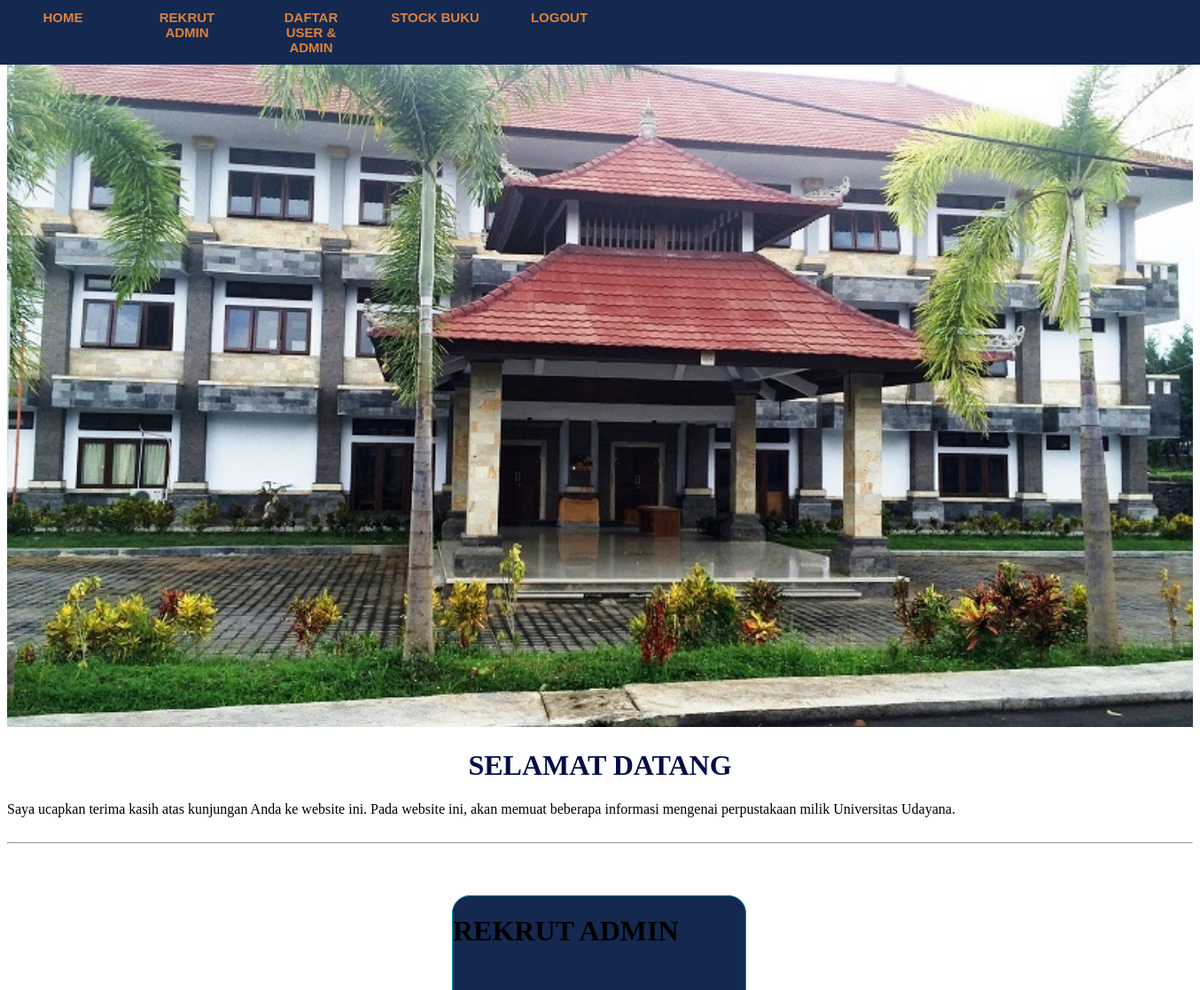
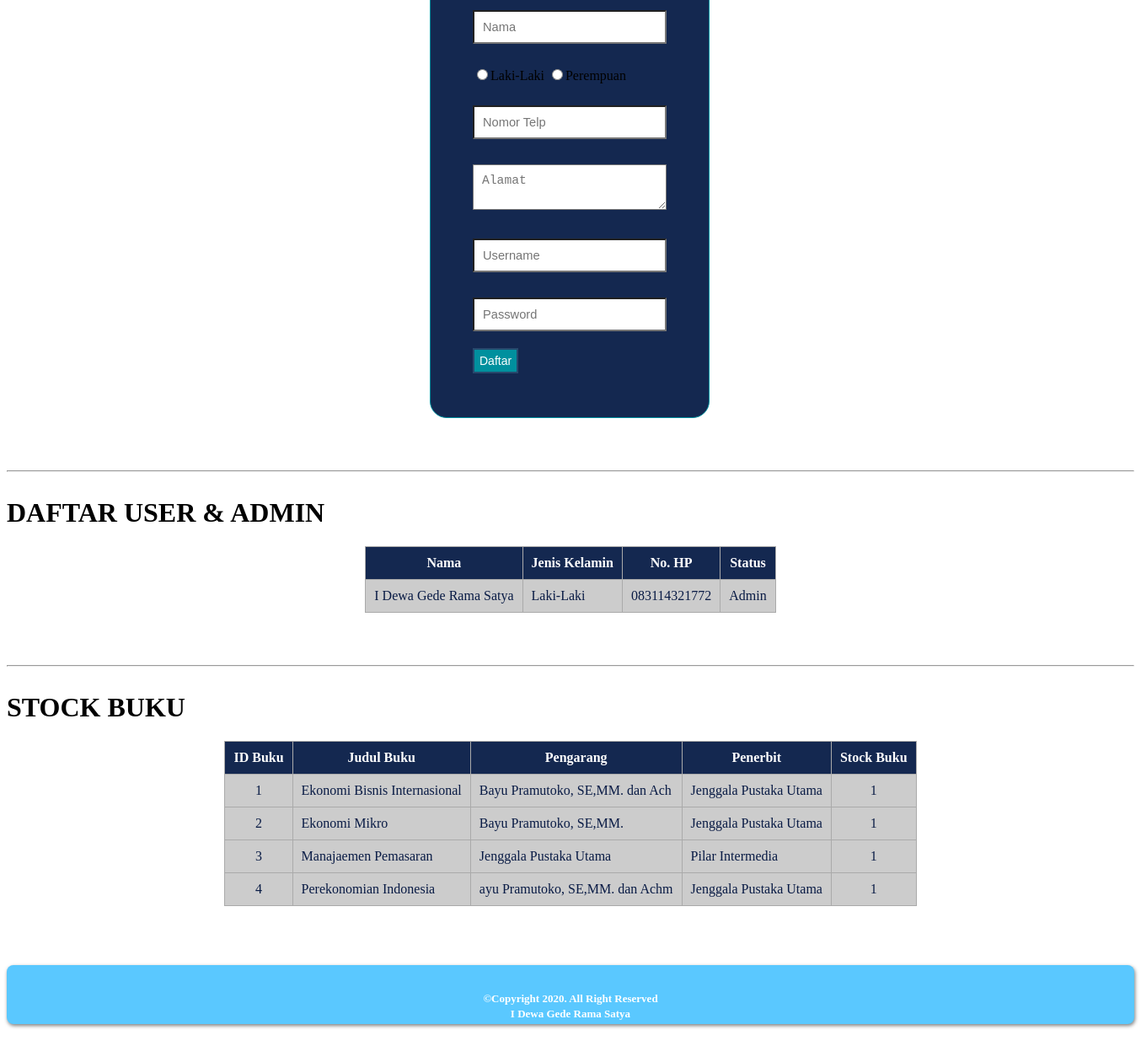
/superadmin.php (signed in), run on the app's committed database (2 pictures, top to bottom).
### tables this page shows
CREATE TABLE `user` (
  `id_user` int(11) NOT NULL,
  `nama` varchar(30) NOT NULL,
  `jenis_kelamin` enum('Laki-Laki','Perempuan') NOT NULL,
  `no_hp` varchar(15) NOT NULL,
  `alamat` varchar(100) NOT NULL,
  `username` varchar(20) NOT NULL,
  `password` varchar(12) NOT NULL,
  `status` varchar(11) NOT NULL
);

CREATE TABLE `buku` (
  `id_buku` int(11) NOT NULL,
  `judul_buku` varchar(50) NOT NULL,
  `pengarang_buku` varchar(30) NOT NULL,
  `edisi_buku` varchar(5) NOT NULL,
  `penerbit` varchar(30) NOT NULL,
  `tahun_terbit` int(5) NOT NULL,
  `no_rak` varchar(5) NOT NULL,
  `stock_buku` int(3) NOT NULL
);

### superadmin.php (the view, shortened to what this page needs)
<!DOCTYPE html>
<html>
	<head>
		<link rel="stylesheet" type="text/css" href="CSS/superadmin.css">
	</head>
	<body>
		<nav class="navigasi">
			<ul>
				<li><a href="#section1">HOME</a></li>
				<li><a href="#section2">REKRUT ADMIN</a></li>
				<li><a href="#section3">DAFTAR USER & ADMIN</a></li>
				<li><a href="#section4">STOCK BUKU</a></li>
				<li><a href="logout.php">LOGOUT</a></li>
			</ul>
		</nav>
		<div id="section1">
			<img src="image/perpus.jpg">
			<h1>SELAMAT DATANG</h1>
			<p style="text-align: justify;">Saya ucapkan terima kasih atas kunjungan Anda ke website ini. Pada website ini, akan memuat beberapa informasi mengenai perpustakaan milik Universitas Udayana.</p>
		</div>
		<hr>
		<div id="section2">
			<h1>REKRUT ADMIN</h1>
			<form method="POST" action="tambah_admin.php">
				<input type="text" name="nama" placeholder="Nama">
				<input type="radio" name="jk" value="Laki-Laki">Laki-Laki
				<input type="radio" name="jk" value="Perempuan">Perempuan
				<input type="text" name="no_hp" placeholder="Nomor Telp"></td>
				<textarea name="alamat" placeholder="Alamat"></textarea></td>
				<input type="text" name="user" placeholder="Username"></td>
				<input type="password" name="pass" placeholder="Password"></td>
				<input type="submit" name="daftar" value="Daftar"></td>
			</form>
		</div>
		<hr>
		<div id="section3">
			<h1>DAFTAR USER & ADMIN</h1>
			<table align="center">
				<thead>
					<tr>
						<th>Nama</th>
						<th>Jenis Kelamin</th>
						<th>No. HP</th>
						<th>Status</th>
					</tr>
				</thead>
				<tbody>
					<tr>
						<?php
							include "koneksi.php";
							$query = mysqli_query($conn, "SELECT nama, jenis_kelamin, no_hp, status FROM user WHERE status IN ('Admin','User')") or die(mysqli_error($conn));
							if (mysqli_num_rows($query) > 0) {
								while ($rows = mysqli_fetch_assoc($query)) {
									$nama = $rows['nama'];
									$jk = $rows['jenis_kelamin'];
									$no_hp = $rows['no_hp'];
									$status = $rows['status'];?>
								<tr>
									<td><?php echo $nama; ?></td>
									<td><?php echo $jk; ?></td>
									<td><?php echo $no_hp; ?></td>
									<td><?php echo $status; ?></td>
								</tr>
							<?php  } } else { ?>
							<tr>
								<td colspan="4" align="center">Error!</td>
							</tr>
							<?php } ?>
					</tr>
				</tbody>
			</table>
		</div>
		<hr>
		<div id="section4">
			<h1>STOCK BUKU</h1>
			<table align="center">
				<thead>
					<tr>
						<th>ID Buku</th>
						<th>Judul Buku</th>
						<th>Pengarang</th>
						<th>Penerbit</th>
						<th>Stock Buku</th>
					</tr>
				</thead>
				<tbody>
					<tr>
						<?php
							include "koneksi.php";
							$query = mysqli_query($conn, "SELECT id_buku, judul_buku, pengarang_buku, penerbit, stock_buku FROM buku") or die(mysqli_error($conn));
							if (mysqli_num_rows($query) > 0) {
								while ($rows = mysqli_fetch_assoc($query)) {
									$id = $rows['id_buku'];
									$judul = $rows['judul_buku'];
									$pengarang = $rows['pengarang_buku'];
									$penerbit = $rows['penerbit'];
									$stock = $rows['stock_buku']?>
								<tr>
									<td align="center"><?php echo $id; ?></td>
									<td><?php echo $judul; ?></td>
									<td><?php echo $pengarang; ?></td>
									<td><?php echo $penerbit; ?></td>
									<td align="center"><?php echo $stock; ?></td>
								</tr>
							<?php  } } else { ?>
							<tr>
								<td colspan="4" align="center">Buku Tidak Ditemukan!</td>
							</tr>
							<?php } ?>
					</tr>
				</tbody>
			</table>
		</div>
		<div id="footer">
			<p align="center"><font size="2"><b>©Copyright 2020. All Right Reserved <br> I Dewa Gede Rama Satya</b></font></p>
		</div>
	</body>
</html>

### css/superadmin.css (style rules this page uses)
.navigasi ul { border: 1px solid #142850; padding: 0; margin: 0; list-style: none; font-family: Arial, Helvetica, sans-serif; font-size: 15px; font-weight: bold; width: 100%; background-color: #142850; overflow: hidden; position: fixed; top: 0; left: 0; }
.navigasi li { float: left; }
.navigasi li a { display: block; color: #DC8239; text-align: center; padding: 10px 20px; text-decoration: none; text-transform: uppercase; font-weight: bold; width: 100px; background-color: #142850; }
#section1, #section2, #section3, #section4 { display: inline-block; width: 100%; overflow: hidden; }
#section1 img { width: 100%; }
#section1 h1 { text-align: center; color: #000e47; }
#section2 { border: 1px solid #00909e; height: auto; width: 330px; margin: 50px 502px; background-color: #142850; border-radius: 20px; }
#section2 form { margin: 50px 50px; background-color: #142850; }
#section2 form input[type=text] { box-sizing : border-box; width: 100%; padding: 10px; font-size: 11pt; margin-top: 10px; margin-bottom: 20px; background-color: white; }
#section2 form input[type=password] { box-sizing : border-box; width: 100%; padding: 10px; font-size: 11pt; margin-top: 10px; margin-bottom: 20px; background-color: white; }
#section2 form input[type=submit] { width: auto; height: 30px; font-size: 14px; margin-bottom: 1%; background-color: #00909e; color:#ffffff; border: 2px solid #27496d; cursor: pointer; }
#section2 form textarea { box-sizing : border-box; width: 100%; padding: 10px; font-size: 11pt; margin-top: 10px; margin-bottom: 20px; background-color: white; }
#section2 form input[type=radio] { margin-top: 10px; margin-bottom: 20px; color: white; }
#section3 table { border-collapse: collapse; margin-bottom: 50px; }
#section3 th { background-color: #142850; border: 1px solid #aaaaaa; text-align:left; color: #ffffff; padding: 10px; text-align: center; }
#section3 td { background-color: #cccccc; border: 1px solid #aaaaaa; padding: 10px; color: #091b45; }
#section4 table { border-collapse: collapse; margin-bottom: 50px; }
#section4 th { background-color: #142850; border: 1px solid #aaaaaa; text-align:left; color: #ffffff; padding: 10px; text-align: center; }
#section4 td { background-color: #cccccc; border: 1px solid #aaaaaa; padding: 10px; color: #091b45; }
#footer { width: auto; height: 70px; background-color: #5AC8FF; border-radius: 8px; box-shadow: 1px 2px 4px rgba(0, 0, 0, .5); }
#footer p { color:white; padding: 30px ; text-align: center; }

### data on the page
user: nama "I Dewa Gede Rama Satya", jenis_kelamin "Laki-Laki", no_hp "083114321772", status "Admin"
buku: id_buku "1", judul_buku "Ekonomi Bisnis Internasional", pengarang_buku "Bayu Pramutoko, SE,MM. dan Ach", penerbit "Jenggala Pustaka Utama", stock_buku "1"
buku: id_buku "2", judul_buku "Ekonomi Mikro", pengarang_buku "Bayu Pramutoko, SE,MM.", penerbit "Jenggala Pustaka Utama", stock_buku "1"
buku: id_buku "3", judul_buku "Manajaemen Pemasaran", pengarang_buku "Jenggala Pustaka Utama", penerbit "Pilar Intermedia", stock_buku "1"
buku: id_buku "4", judul_buku "Perekonomian Indonesia", pengarang_buku "ayu Pramutoko, SE,MM. dan Achm", penerbit "Jenggala Pustaka Utama", stock_buku "1"
